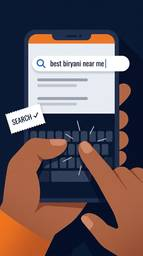
#> input picture mstock-reel/storyboard/thumbs/03.jpg, 143 x 256 px, given in place of 0005.png, which was not available
$ python lens_lo.py ../../../../mstock-reel/storyboard/thumbs/03.jpg 5 5 5
#> lines starting #> are read from the running program, lines starting #| are printed output that depends on the picture; pictures that were not available may be replaced by others from this repository, and a replacement may not be noted
import numpy as np, cv2, sys
W=sys.argv[1]; a=int(sys.argv[2]); b=int(sys.argv[3]); st=int(sys.argv[4])
for n in range(a,b+1,st):
    im=cv2.imread(f'{W}/f24/{n:04d}.png',0).astype(np.float32)
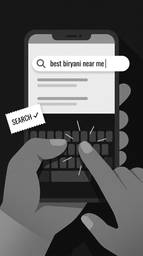
#> im: shape (256, 143) float32; min 0, max 255, mean 92.6
    bl=cv2.GaussianBlur(im,(0,0),3)
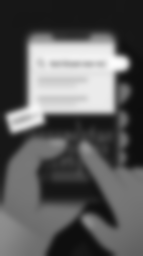
#> bl: shape (256, 143) float32; min 13.98, max 252.5, mean 92.6
    H,Wd=im.shape
#> H = 256; Wd = 143
    corners=np.concatenate([bl[:20,:20].ravel(),bl[:20,-20:].ravel(),bl[-20:,:20].ravel(),bl[-20:,-20:].ravel()])
#> corners = 1600 values, max 139.4 at index 800, min 22.21 at index 659, mean 69.38
    cl=np.median(corners); cen=np.median(bl[130:230,270:370])
#> after `cl = np.median(corners)`: cl = 59.57
#> after `cen = np.median(bl[130:230, 270:370])`: cen = nan
    # brightness profile: use darkness map
    thr=cl+0.18*(cen-cl)
#> thr = nan
    m=(bl>thr).astype(np.uint8)
#> m: shape (256, 143); every value is 0
    cs,_=cv2.findContours(m,cv2.RETR_EXTERNAL,cv2.CHAIN_APPROX_NONE)
#> cs = []
#> (the run stopped early here; a loop or call above may not have finished)

$ run again, on mstock-reel/storyboard/thumbs/05.jpg
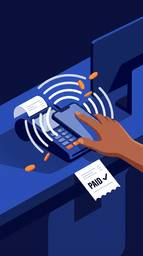
#> input picture mstock-reel/storyboard/thumbs/05.jpg, 143 x 256 px, given in place of 0005.png, which was not available
#> `im=cv2.imread(f'{W}/f24/{n:04d}.png',0).astype(np.float32)`:
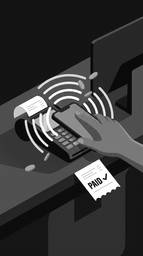
#> im: shape (256, 143) float32; min 0, max 255, mean 57.5
#> `bl=cv2.GaussianBlur(im,(0,0),3)`:
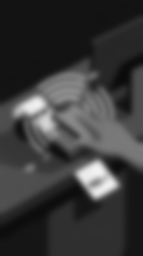
#> bl: shape (256, 143) float32; min 11.13, max 243.8, mean 57.5
#> corners = 1600 values, max 45.12 at index 799, min 14.57 at index 800, mean 21.35
#> cl = 21
#> cen = nan
#> m: shape (256, 143); every value is 0
#> cs = []
